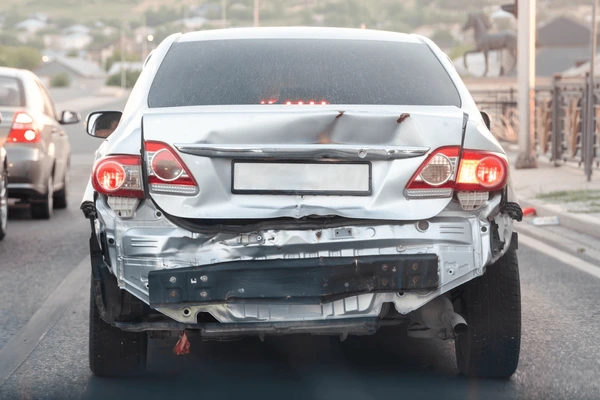
#> input picture dataset/images/sample/case_001/img_1.jpg, 600 x 400 px
$ python -i vlm_backend.py   (imports and definitions only)   (older library calls are emulated)
#> lines starting #> are read from the running program, lines starting #| are printed output that depends on the picture; after the words box and inside, x2 and y2 are one past the last pixel; in counts of white or black regions, pixels touching at a corner belong together
"""
app/pipeline/vlm_backend.py

CPU-only VLM backend for HackerRank submission.

Since HackerRank provides no GPU, no API keys, and limited runtime, this
module performs heuristic image analysis using OpenCV only — no heavy model.

The analyze_image() function returns a JSON-formatted string compatible with
the parsing logic in image_analyzer.py.
"""

from __future__ import annotations

import json
import logging
from pathlib import Path

import cv2
import numpy as np

logger = logging.getLogger(__name__)


# [94 lines left out: functions analyze_image, _heuristic_analysis, _infer_object_from_prompt, not called in this run]


def _detect_text_overlay(gray: np.ndarray) -> bool:
    """
    Simple heuristic: detect if image contains dense text regions
    (potential instruction injection in submitted images).
    Uses morphological operations to detect text-like patterns.
    """
    try:
        # Threshold and look for text-like connected components
        _, thresh = cv2.threshold(gray, 0, 255, cv2.THRESH_BINARY + cv2.THRESH_OTSU)
        kernel = cv2.getStructuringElement(cv2.MORPH_RECT, (18, 2))
        dilated = cv2.dilate(thresh, kernel, iterations=1)
        contours, _ = cv2.findContours(dilated, cv2.RETR_EXTERNAL, cv2.CHAIN_APPROX_SIMPLE)
        # Many small rectangular contours = likely text
        text_like = [c for c in contours if 20 < cv2.contourArea(c) < 5000
                     and _is_horizontal_rect(cv2.boundingRect(c))]
        return len(text_like) > 15
    except Exception:
        return False


def _is_horizontal_rect(rect) -> bool:
    _, _, w, h = rect
    return h > 0 and (w / h) > 2


# [86 lines left out: functions _infer_damage_present, _infer_damage_region_and_desc, _infer_severity, _empty_response, not called in this run]

>>> import cv2
>>> picture = cv2.imread('../../dataset/images/sample/case_001/img_1.jpg', cv2.IMREAD_GRAYSCALE)
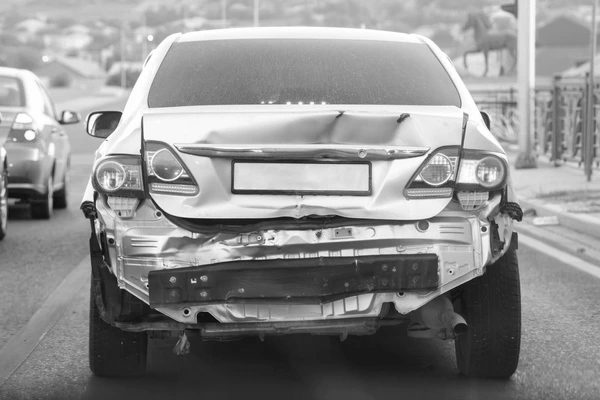
#> picture: shape (400, 600); min 5, max 255, mean 141.5
>>> result = _detect_text_overlay(picture)
#> in _detect_text_overlay, `_, thresh = cv2.threshold(gray, 0, 255, cv2.THRESH_BINARY + cv2.THRESH..`:
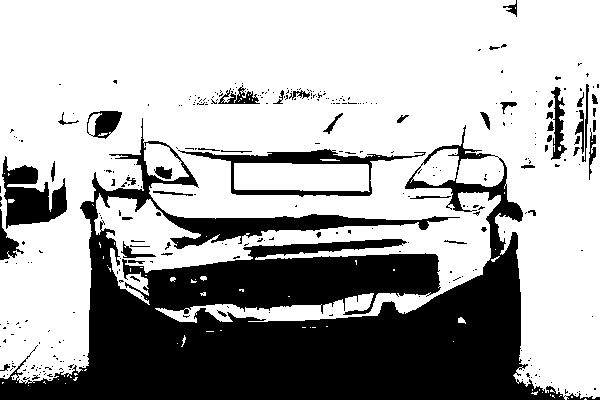
#> thresh: shape (400, 600); 67.5% white; 329 black regions (280 under 20 px), largest, box (x1, y1, x2, y2) and area: (0, 118, 600, 400) 67691, (2, 156, 67, 229) 2553, (178, 149, 426, 197) 2545
#> in _detect_text_overlay, `dilated = cv2.dilate(thresh, kernel, iterations=1)`:
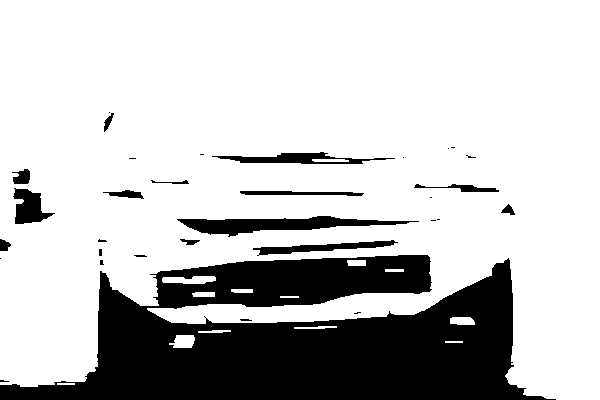
#> dilated: shape (400, 600); 76.8% white; 32 black regions (15 under 20 px)
#> in _detect_text_overlay, `contours, _ = cv2.findContours(dilated, cv2.RETR_EXTERNAL, cv2.CHAIN_A..`: contours = 13 contours, 3 with area under 20; largest, box (x1, y1, x2, y2) and area: (0, 0, 600, 400) 187934, (162, 276, 216, 284) 280, (169, 335, 195, 348) 226, (450, 317, 475, 325) 151, (347, 260, 366, 266) 88
#> in _detect_text_overlay, `text_like = [c for c in contours if 20 < cv2.contourArea(c) < 5000 and..`: text_like = 8 contours; box (x1, y1, x2, y2) and area: (162, 276, 216, 284) 280, (450, 317, 475, 325) 151, (347, 260, 366, 266) 88, (192, 292, 215, 297) 84, (231, 289, 253, 293) 60, (294, 326, 337, 329) 49, (198, 330, 231, 333) 43, (385, 269, 404, 272) 36
#> result = False
